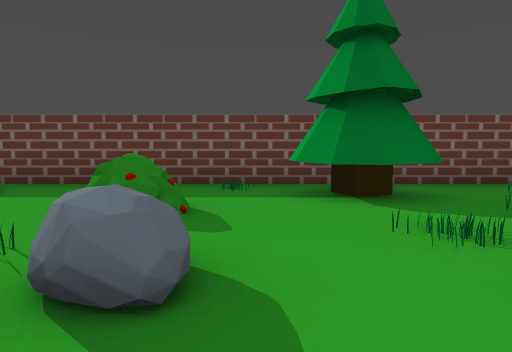
[1] (above)

22 first-person views from a walk through a level from a Godot 3-D game. The camera is 1.2 m above the floor, tilts 4° down and sees 75° across. The floor is counted in squares, 2 m on a side. Each view is taken from the middle of a square. On the plan, view 1 faces up. The plan holds only what a view shows up to about 10 squares ahead; the rest is blank.

[2]
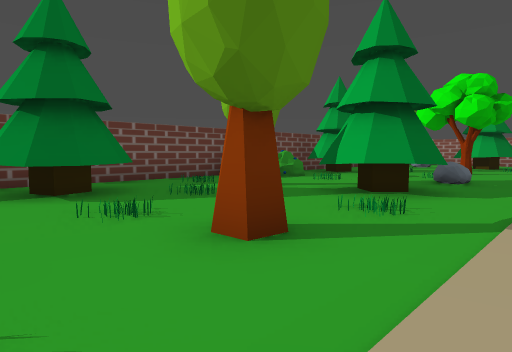

[3]
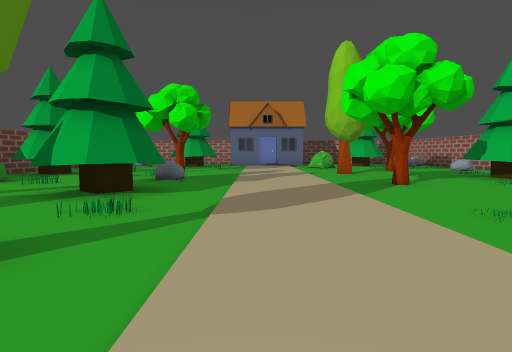

[4]
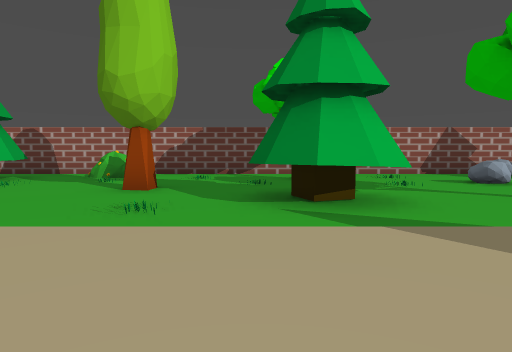

[5]
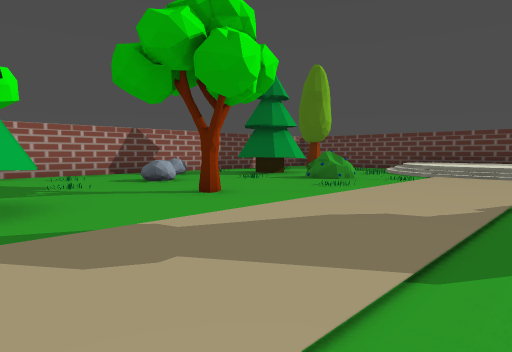

[6]
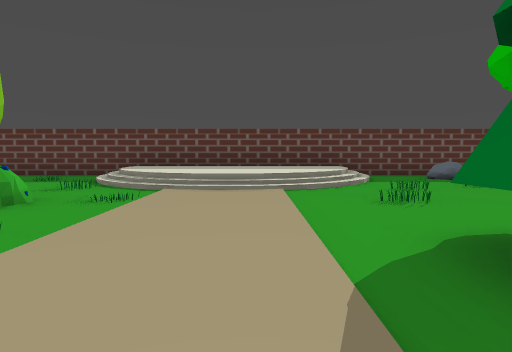

[7]
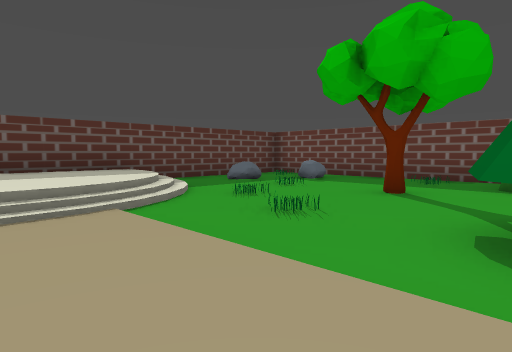

[8]
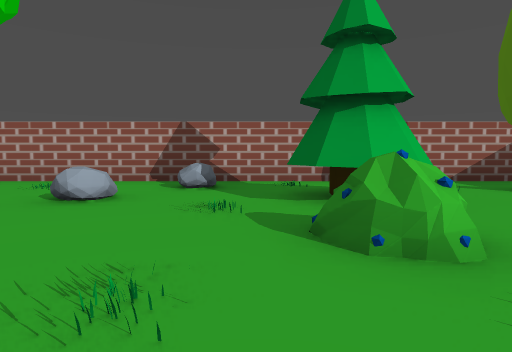

[9]
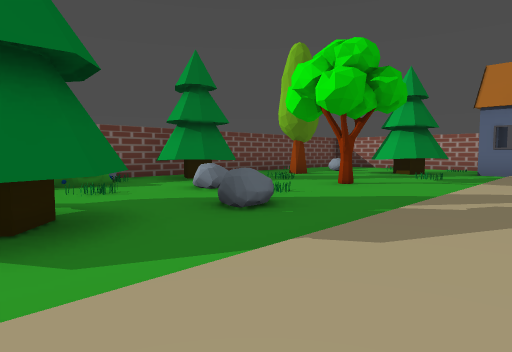

[10]
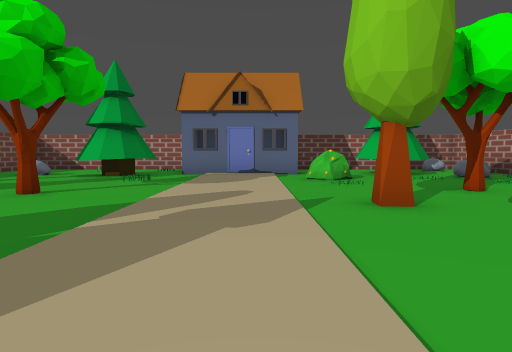

[11]
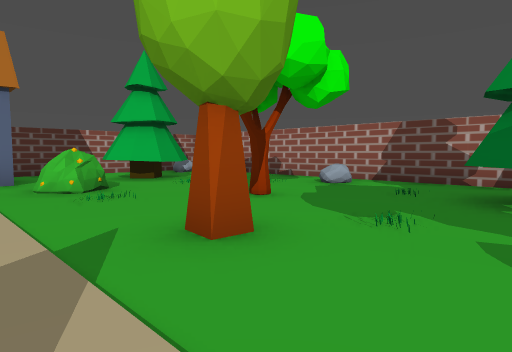

[12]
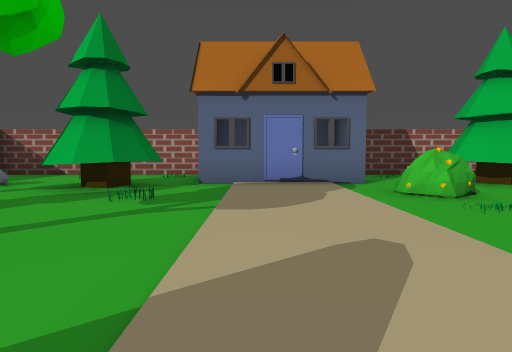

[13]
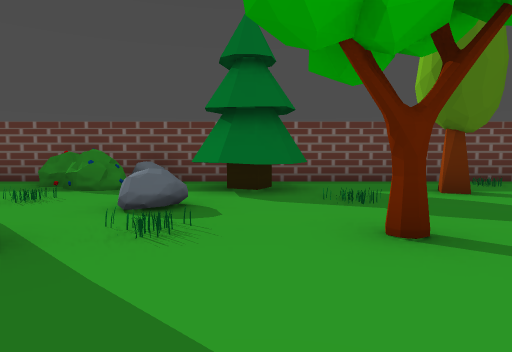

[14]
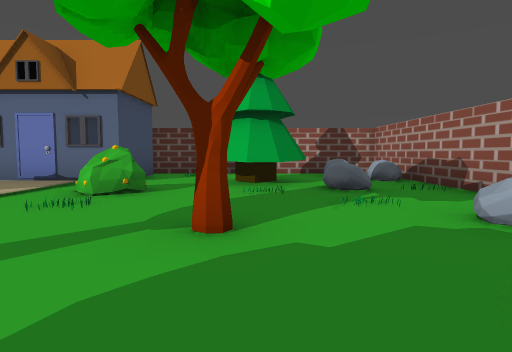

[15]
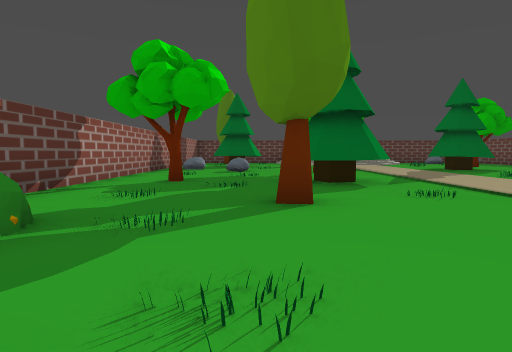

[16]
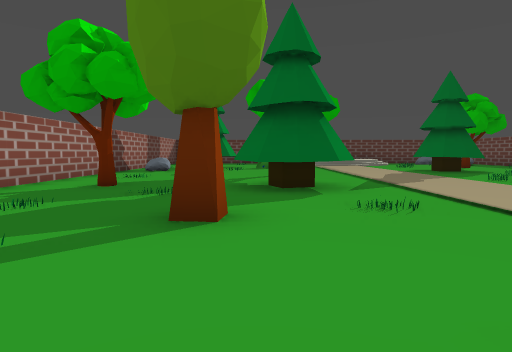

[17]
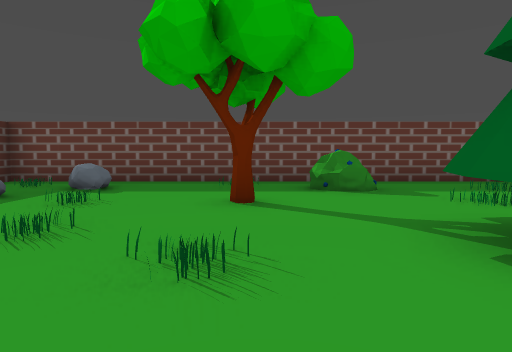

[18]
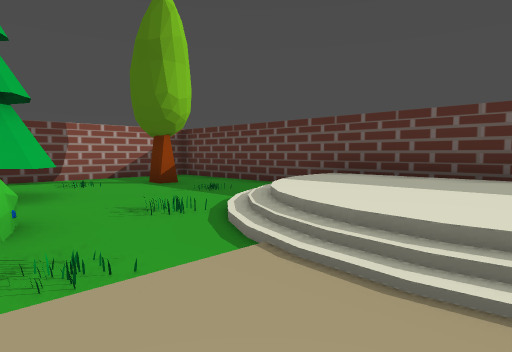

[19]
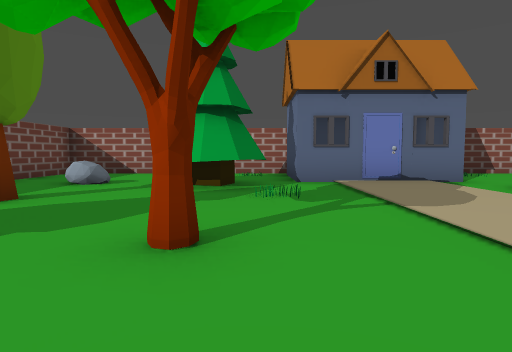

[20]
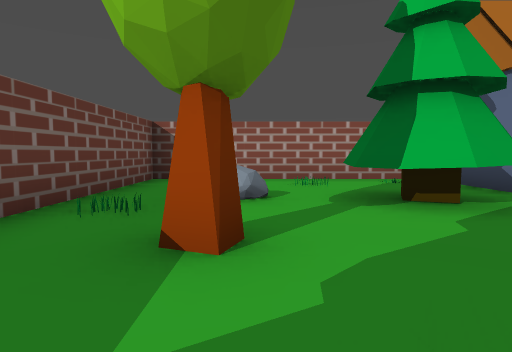

[21]
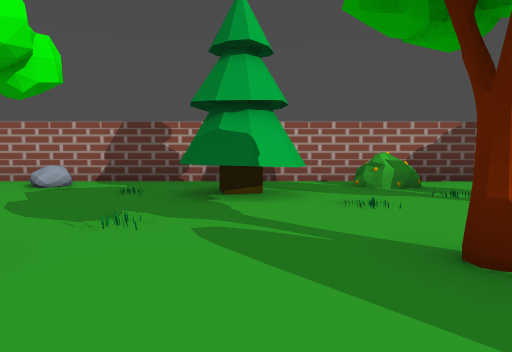

[22]
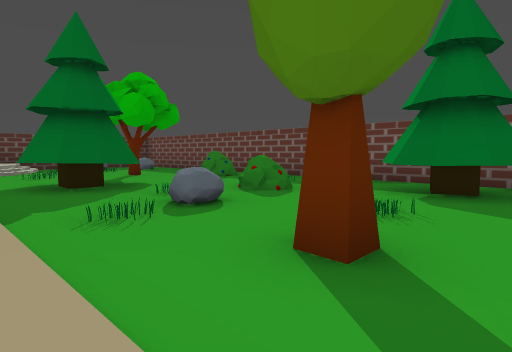

### Floor plan
Key: @ floor where view 1 was taken; # wall or solid block; . main floor; : floor 0.5 m higher than the main floor; / step, stairs or slope; = window, fence, low wall or low ledge; ^ raised ledge; T pine tree; B bush; R tree; S stone; H house.
Columns run from 12 left of view 1 to 19 right of it. Each row starts with its distance up from view 1.
  7 ##################     #########
  6 #.................B S#T........#
  5 #.#^...BB....TT....B.TTT.......#
  4 #.S........B.TT..R.=..T..R.=...#
  3 #./...R....B...=.....^.........#
  2 #//.=...TT.=.....TT....R...TT..#
  1 #://....TT....R..TT.^.....TT...#
  0 #:::/...T...@...............H###
 -1 #:::/.......................H #
 -2 #:::/.......................H #
 -3 #:::/.......................H###
 -4 #://=.B...R.TTT....R..R...B....#
 -5 #//...B......TT.R...........T..#
 -6 #....TT.................R..TTT.#
 -7 #.R..TT..=..........TT.....TT..#
 -8 #.......^....R...BB.TT..^....=.#
 -9 #...........................^  #
-10 ###############################

Positions as (right, up) in squares from view 1, and headings:
1: (0, 0), facing up
2: (0, -1), facing up-right
3: (0, -1), facing right
4: (2, 0), facing down
5: (1, 0), facing down-left
6: (-2, -1), facing left
7: (-4, -2), facing up-left
8: (-5, -2), facing down
9: (5, -2), facing up-right
10: (6, -2), facing right
11: (8, -2), facing down-right
12: (9, -1), facing right
13: (10, -1), facing up
14: (9, -6), facing right
15: (8, -6), facing left
16: (7, -5), facing left
17: (-6, -1), facing up
18: (-6, -1), facing down-left
19: (9, 1), facing right
20: (11, 4), facing right
21: (8, -2), facing down
22: (3, -1), facing up-left
